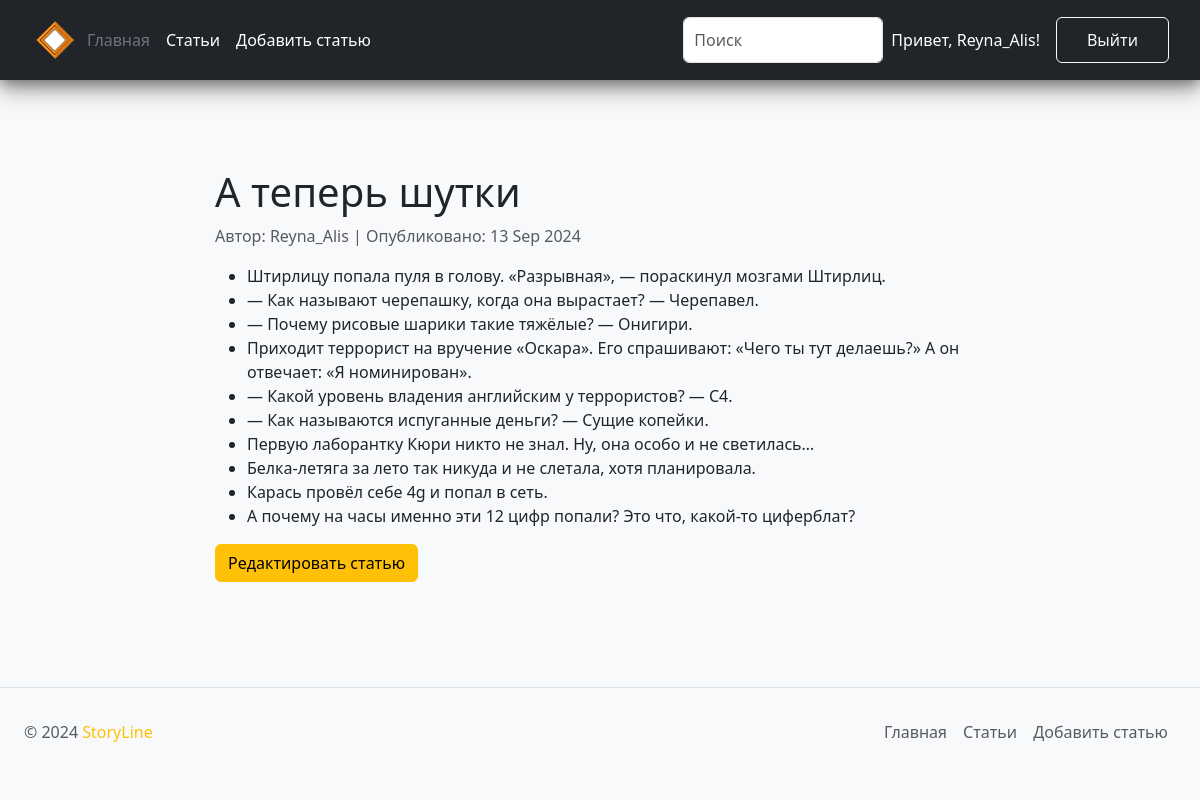
The app's page /post/2 (signed in) with its own data.
### models.py (models this page shows)
class Post(db.Model):
    id = db.Column(db.Integer, primary_key=True)
    title = db.Column(db.String(300), nullable=False)
    text = db.Column(db.Text(300), nullable=False)
    author = db.Column(db.String(100), nullable=False)
    date_posted = db.Column(db.DateTime, nullable=False, default=lambda: datetime.now(timezone.utc))

### app.py (the view)
@app.route("/post/<int:post_id>")
def post_detail(post_id):
    post = Post.query.get_or_404(post_id)
    return render_template('post_detail.html', post=post)

### templates/post_detail.html
{% extends 'base.html' %}
{% block content %}
<div class="container mt-5" style="max-width: 800px;">
    <article class="post">
        <h1>{{ post.title }}</h1>
        <p class="text-muted">Автор: {{ post.author }} | Опубликовано: {{ post.date_posted.strftime('%d %b %Y') }}</p>
        <div>{{ post.text | safe }}</div>
    </article>
    {% if session.get('username') == post.author %}
    <a href="{{ url_for('edit_post', post_id=post.id) }}" class="btn btn-warning">Редактировать статью</a>
    {% endif %}
</div>
{% endblock %}

### templates/base.html (shortened to what this page needs)
<!DOCTYPE html>
<html lang="en">
<head>
    <link href="https://cdn.jsdelivr.net/npm/bootstrap@5.3.3/dist/css/bootstrap.min.css" rel="stylesheet"
>
    <link rel="stylesheet" href="{{ url_for('static', filename='css/main.css')}}">
</head>
<body class="bg-light text-dark">
    <div class="page">
        <header class="p-3 text-bg-dark">
            <div class="container">
                <div class="d-flex flex-wrap align-items-center justify-content-center justify-content-lg-start">
                    <a href="/" class="d-flex align-items-center mb-2 mb-lg-0 text-white text-decoration-none">
                        <img class="header__logo" src="{{ url_for('static', filename='image/logo.png')}}" alt="Логотип">
                    </a>
                    <ul class="nav col-12 col-lg-auto me-lg-auto mb-2 justify-content-center mb-md-0">
                        <li><a href="{{ url_for('index')}}" class="nav-link px-2 text-secondary">Главная</a></li>
                        <li><a href="{{ url_for('posts')}}" class="nav-link px-2 text-white">Статьи</a></li>
                        <li><a href="{{ url_for('create') }}" class="nav-link px-2 text-white">Добавить статью</a></li>
                    </ul>
                    <div class="d-flex flex-column flex-md-row align-items-center gap-2">
                        <form action="/search" method="GET" class="d-flex">
                            <input class="form-control" type="search" name="query" placeholder="Поиск"
                                aria-label="Поиск"
                                onkeydown="if(event.key === 'Enter'){this.form.submit(); return false;}">
                        </form>
                        <div class="d-flex align-items-center gap-2">
                            {% if session.get('user_id') %}
                            <span class="me-2">Привет, {{ session.get('username') }}!</span>
                            <a href="{{ url_for('logout') }}" class="btn btn-outline-light">Выйти</a>
                            {% else %}
                            <a href="{{ url_for('login') }}" class="btn btn-outline-light">Войти</a>
                            <a href="{{ url_for('register') }}" class="btn btn-warning">Регистрация</a>
                            {% endif %}
                        </div>
                    </div>
                </div>
            </div>
        </header>
        <main class="content">
            {% block content %}{% endblock %}
        </main>
        <footer class="d-flex flex-wrap justify-content-between align-items-center p-4 my-4 border-top">
            <p class="col-md-4 mb-0 text-body-secondary text-center text-md-start">© 2024 <span
                    class="text-warning">StoryLine</span></p>
            <ul class="nav col-md-4 justify-content-center justify-content-md-end">
                <li class="nav-item"><a href="{{ url_for('index')}}"
                        class="nav-link px-2 text-body-secondary">Главная</a></li>
                <li class="nav-item"><a href="{{ url_for('posts')}}"
                        class="nav-link px-2 text-body-secondary">Статьи</a></li>
                <li class="nav-item"><a href="{{ url_for('create')}}" class="nav-link px-2 text-body-secondary">Добавить
                        статью</a></li>
            </ul>
        </footer>
    </div>
</body>
</html>

### static/css/main.css (style rules this page uses)
* { box-sizing: border-box; }
.page { display: flex; flex-direction: column; min-height: 100vh; }
.content { flex: 1; padding: 40px 20px; }
header { position: sticky; top: 0; z-index: 1000; background-color: #343a40; padding: 10px 0; box-shadow: 0 4px 12px rgba(0, 0, 0, 0.3), 0 8px 24px rgba(0, 0, 0, 0.4); }
.header__logo { width: 48px; height: 48px; }
header .form-control { width: 200px; min-width: 150px; }
header .btn { padding: 10px 30px; }
.container { width: 100%; max-width: 1200px; margin: 0 auto; padding: 0 15px; }
.form-control { width: 100%; min-width: 300px; padding: 10px; }
footer { background-color: #f8f9fa; padding: 20px 0; margin-top: auto; width: 100%; }

### records on screen
Post: get "Reyna_Alis", title "А теперь шутки", author "Reyna_Alis", date_posted "13 Sep 2024", text "Штирлицу попала пуля в голову. «Разрывная», — пораскинул мозгами Штирлиц. — Как называют черепашку, когда она вырастает? — Черепавел. — Почему рисовые шарики такие тяжёлые? — Онигири. Приходит террорист на вручение «Оскара». Его спрашивают: «Чего ты тут делаешь?» А он отвечает: «Я номинирован». — Какой уровень владения английским у террористов? — C4. — Как называются испуганные деньги? — Сущие копейки. Первую лаборантку Кюри никто не знал. Ну, она особо и не светилась… Белка-летяга за лето так никуда и не слетала, хотя планировала. Карась провёл себе 4g и попал в сеть. А почему на часы именно эти 12 цифр попали? Это что, какой-то циферблат?"
